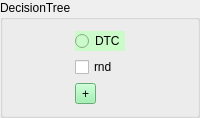
        <widget class="QGroupBox" name="groupBox_4">
         <property name="styleSheet">
          <string notr="true"/>
         </property>
         <property name="title">
          <string>DecisionTree</string>
         </property>
         <layout class="QGridLayout" name="gridLayout_20">
          <item row="0" column="0">
           <layout class="QGridLayout" name="gridLayout_7">
            <item row="0" column="0">
             <widget class="QRadioButton" name="radioButton_dtc">
              <property name="toolTip">
               <string>Decision Tree classifier</string>
              </property>
              <property name="styleSheet">
               <string notr="true">background-color: rgb(202, 251, 201);</string>
              </property>
              <property name="text">
               <string>DTC</string>
              </property>
              <attribute name="buttonGroup">
               <string notr="true">buttonGroup</string>
              </attribute>
             </widget>
            </item>
            <item row="1" column="0">
             <widget class="QCheckBox" name="checkBox_splitter_rnd">
              <property name="toolTip">
               <string>Стратегия, используемая для выбора разделения в узлах. Возможные значения - &quot;best&quot; (выбирается лучшее разделение) или &quot;random&quot; (выбирается случайное разделение)</string>
              </property>
              <property name="text">
               <string>rnd</string>
              </property>
             </widget>
            </item>
            <item row="2" column="0">
             <widget class="QToolButton" name="toolButton_add_rnd">
              <property name="styleSheet">
               <string notr="true">background-color: rgb(143, 240, 164);</string>
              </property>
              <property name="text">
               <string>+</string>
              </property>
             </widget>
            </item>
           </layout>
          </item>
         </layout>
        </widget>
